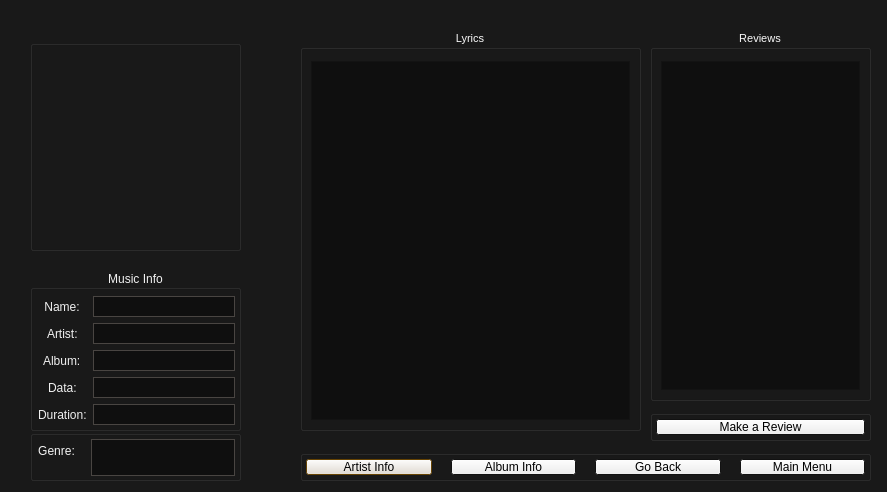
<?xml version="1.0" encoding="UTF-8"?>
<ui version="4.0">
 <class>MusicInfo</class>
 <widget class="QDialog" name="MusicInfo">
  <property name="windowModality">
   <enum>Qt::NonModal</enum>
  </property>
  <property name="geometry">
   <rect>
    <x>0</x>
    <y>0</y>
    <width>887</width>
    <height>492</height>
   </rect>
  </property>
  <property name="palette">
   <palette>
    <active>
     <colorrole role="Base">
      <brush brushstyle="SolidPattern">
       <color alpha="255">
        <red>255</red>
        <green>255</green>
        <blue>255</blue>
       </color>
      </brush>
     </colorrole>
     <colorrole role="Window">
      <brush brushstyle="SolidPattern">
       <color alpha="255">
        <red>25</red>
        <green>25</green>
        <blue>25</blue>
       </color>
      </brush>
     </colorrole>
    </active>
    <inactive>
     <colorrole role="Base">
      <brush brushstyle="SolidPattern">
       <color alpha="255">
        <red>255</red>
        <green>255</green>
        <blue>255</blue>
       </color>
      </brush>
     </colorrole>
     <colorrole role="Window">
      <brush brushstyle="SolidPattern">
       <color alpha="255">
        <red>25</red>
        <green>25</green>
        <blue>25</blue>
       </color>
      </brush>
     </colorrole>
    </inactive>
    <disabled>
     <colorrole role="Base">
      <brush brushstyle="SolidPattern">
       <color alpha="255">
        <red>25</red>
        <green>25</green>
        <blue>25</blue>
       </color>
      </brush>
     </colorrole>
     <colorrole role="Window">
      <brush brushstyle="SolidPattern">
       <color alpha="255">
        <red>25</red>
        <green>25</green>
        <blue>25</blue>
       </color>
      </brush>
     </colorrole>
    </disabled>
   </palette>
  </property>
  <property name="font">
   <font>
    <family>Arial</family>
   </font>
  </property>
  <property name="windowTitle">
   <string>Dialog</string>
  </property>
  <property name="modal">
   <bool>false</bool>
  </property>
  <widget class="QGroupBox" name="formGroupBox">
   <property name="geometry">
    <rect>
     <x>30</x>
     <y>270</y>
     <width>211</width>
     <height>161</height>
    </rect>
   </property>
   <property name="palette">
    <palette>
     <active>
      <colorrole role="WindowText">
       <brush brushstyle="SolidPattern">
        <color alpha="255">
         <red>240</red>
         <green>240</green>
         <blue>240</blue>
        </color>
       </brush>
      </colorrole>
      <colorrole role="Base">
       <brush brushstyle="SolidPattern">
        <color alpha="255">
         <red>255</red>
         <green>255</green>
         <blue>255</blue>
        </color>
       </brush>
      </colorrole>
      <colorrole role="Window">
       <brush brushstyle="SolidPattern">
        <color alpha="255">
         <red>94</red>
         <green>90</green>
         <blue>86</blue>
        </color>
       </brush>
      </colorrole>
     </active>
     <inactive>
      <colorrole role="WindowText">
       <brush brushstyle="SolidPattern">
        <color alpha="255">
         <red>240</red>
         <green>240</green>
         <blue>240</blue>
        </color>
       </brush>
      </colorrole>
      <colorrole role="Base">
       <brush brushstyle="SolidPattern">
        <color alpha="255">
         <red>255</red>
         <green>255</green>
         <blue>255</blue>
        </color>
       </brush>
      </colorrole>
      <colorrole role="Window">
       <brush brushstyle="SolidPattern">
        <color alpha="255">
         <red>94</red>
         <green>90</green>
         <blue>86</blue>
        </color>
       </brush>
      </colorrole>
     </inactive>
     <disabled>
      <colorrole role="WindowText">
       <brush brushstyle="SolidPattern">
        <color alpha="255">
         <red>120</red>
         <green>120</green>
         <blue>120</blue>
        </color>
       </brush>
      </colorrole>
      <colorrole role="Base">
       <brush brushstyle="SolidPattern">
        <color alpha="255">
         <red>94</red>
         <green>90</green>
         <blue>86</blue>
        </color>
       </brush>
      </colorrole>
      <colorrole role="Window">
       <brush brushstyle="SolidPattern">
        <color alpha="255">
         <red>94</red>
         <green>90</green>
         <blue>86</blue>
        </color>
       </brush>
      </colorrole>
     </disabled>
    </palette>
   </property>
   <property name="autoFillBackground">
    <bool>false</bool>
   </property>
   <property name="title">
    <string>Music Info</string>
   </property>
   <property name="alignment">
    <set>Qt::AlignCenter</set>
   </property>
   <layout class="QFormLayout" name="formLayout">
    <property name="fieldGrowthPolicy">
     <enum>QFormLayout::AllNonFixedFieldsGrow</enum>
    </property>
    <property name="labelAlignment">
     <set>Qt::AlignCenter</set>
    </property>
    <property name="leftMargin">
     <number>5</number>
    </property>
    <property name="topMargin">
     <number>0</number>
    </property>
    <property name="rightMargin">
     <number>3</number>
    </property>
    <property name="bottomMargin">
     <number>3</number>
    </property>
    <item row="0" column="1">
     <spacer name="verticalSpacer">
      <property name="orientation">
       <enum>Qt::Vertical</enum>
      </property>
      <property name="sizeHint" stdset="0">
       <size>
        <width>20</width>
        <height>40</height>
       </size>
      </property>
     </spacer>
    </item>
    <item row="1" column="0">
     <widget class="QLabel" name="label_2">
      <property name="text">
       <string>Name:</string>
      </property>
      <property name="alignment">
       <set>Qt::AlignCenter</set>
      </property>
     </widget>
    </item>
    <item row="1" column="1">
     <widget class="QListView" name="name">
      <property name="palette">
       <palette>
        <active>
         <colorrole role="Text">
          <brush brushstyle="SolidPattern">
           <color alpha="255">
            <red>240</red>
            <green>240</green>
            <blue>240</blue>
           </color>
          </brush>
         </colorrole>
         <colorrole role="ButtonText">
          <brush brushstyle="SolidPattern">
           <color alpha="255">
            <red>247</red>
            <green>247</green>
            <blue>247</blue>
           </color>
          </brush>
         </colorrole>
         <colorrole role="Base">
          <brush brushstyle="SolidPattern">
           <color alpha="255">
            <red>15</red>
            <green>15</green>
            <blue>15</blue>
           </color>
          </brush>
         </colorrole>
        </active>
        <inactive>
         <colorrole role="Text">
          <brush brushstyle="SolidPattern">
           <color alpha="255">
            <red>240</red>
            <green>240</green>
            <blue>240</blue>
           </color>
          </brush>
         </colorrole>
         <colorrole role="ButtonText">
          <brush brushstyle="SolidPattern">
           <color alpha="255">
            <red>247</red>
            <green>247</green>
            <blue>247</blue>
           </color>
          </brush>
         </colorrole>
         <colorrole role="Base">
          <brush brushstyle="SolidPattern">
           <color alpha="255">
            <red>15</red>
            <green>15</green>
            <blue>15</blue>
           </color>
          </brush>
         </colorrole>
        </inactive>
        <disabled>
         <colorrole role="Text">
          <brush brushstyle="SolidPattern">
           <color alpha="255">
            <red>120</red>
            <green>120</green>
            <blue>120</blue>
           </color>
          </brush>
         </colorrole>
         <colorrole role="ButtonText">
          <brush brushstyle="SolidPattern">
           <color alpha="255">
            <red>120</red>
            <green>120</green>
            <blue>120</blue>
           </color>
          </brush>
         </colorrole>
         <colorrole role="Base">
          <brush brushstyle="SolidPattern">
           <color alpha="255">
            <red>94</red>
            <green>90</green>
            <blue>86</blue>
           </color>
          </brush>
         </colorrole>
        </disabled>
       </palette>
      </property>
     </widget>
    </item>
    <item row="2" column="0">
     <widget class="QLabel" name="label_3">
      <property name="text">
       <string>Artist:</string>
      </property>
     </widget>
    </item>
    <item row="2" column="1">
     <widget class="QListView" name="artist">
      <property name="palette">
       <palette>
        <active>
         <colorrole role="Text">
          <brush brushstyle="SolidPattern">
           <color alpha="255">
            <red>240</red>
            <green>240</green>
            <blue>240</blue>
           </color>
          </brush>
         </colorrole>
         <colorrole role="Base">
          <brush brushstyle="SolidPattern">
           <color alpha="255">
            <red>15</red>
            <green>15</green>
            <blue>15</blue>
           </color>
          </brush>
         </colorrole>
        </active>
        <inactive>
         <colorrole role="Text">
          <brush brushstyle="SolidPattern">
           <color alpha="255">
            <red>240</red>
            <green>240</green>
            <blue>240</blue>
           </color>
          </brush>
         </colorrole>
         <colorrole role="Base">
          <brush brushstyle="SolidPattern">
           <color alpha="255">
            <red>15</red>
            <green>15</green>
            <blue>15</blue>
           </color>
          </brush>
         </colorrole>
        </inactive>
        <disabled>
         <colorrole role="Text">
          <brush brushstyle="SolidPattern">
           <color alpha="255">
            <red>120</red>
            <green>120</green>
            <blue>120</blue>
           </color>
          </brush>
         </colorrole>
         <colorrole role="Base">
          <brush brushstyle="SolidPattern">
           <color alpha="255">
            <red>94</red>
            <green>90</green>
            <blue>86</blue>
           </color>
          </brush>
         </colorrole>
        </disabled>
       </palette>
      </property>
      <property name="autoFillBackground">
       <bool>true</bool>
      </property>
     </widget>
    </item>
    <item row="3" column="0">
     <widget class="QLabel" name="label_4">
      <property name="text">
       <string>Album:</string>
      </property>
     </widget>
    </item>
    <item row="3" column="1">
     <widget class="QListView" name="album">
      <property name="palette">
       <palette>
        <active>
         <colorrole role="Text">
          <brush brushstyle="SolidPattern">
           <color alpha="255">
            <red>240</red>
            <green>240</green>
            <blue>240</blue>
           </color>
          </brush>
         </colorrole>
         <colorrole role="Base">
          <brush brushstyle="SolidPattern">
           <color alpha="255">
            <red>15</red>
            <green>15</green>
            <blue>15</blue>
           </color>
          </brush>
         </colorrole>
        </active>
        <inactive>
         <colorrole role="Text">
          <brush brushstyle="SolidPattern">
           <color alpha="255">
            <red>240</red>
            <green>240</green>
            <blue>240</blue>
           </color>
          </brush>
         </colorrole>
         <colorrole role="Base">
          <brush brushstyle="SolidPattern">
           <color alpha="255">
            <red>15</red>
            <green>15</green>
            <blue>15</blue>
           </color>
          </brush>
         </colorrole>
        </inactive>
        <disabled>
         <colorrole role="Text">
          <brush brushstyle="SolidPattern">
           <color alpha="255">
            <red>120</red>
            <green>120</green>
            <blue>120</blue>
           </color>
          </brush>
         </colorrole>
         <colorrole role="Base">
          <brush brushstyle="SolidPattern">
           <color alpha="255">
            <red>94</red>
            <green>90</green>
            <blue>86</blue>
           </color>
          </brush>
         </colorrole>
        </disabled>
       </palette>
      </property>
      <property name="autoFillBackground">
       <bool>true</bool>
      </property>
     </widget>
    </item>
    <item row="4" column="0">
     <widget class="QLabel" name="label_5">
      <property name="text">
       <string>Data:</string>
      </property>
     </widget>
    </item>
    <item row="4" column="1">
     <widget class="QListView" name="data">
      <property name="palette">
       <palette>
        <active>
         <colorrole role="Text">
          <brush brushstyle="SolidPattern">
           <color alpha="255">
            <red>240</red>
            <green>240</green>
            <blue>240</blue>
           </color>
          </brush>
         </colorrole>
         <colorrole role="Base">
          <brush brushstyle="SolidPattern">
           <color alpha="255">
            <red>15</red>
            <green>15</green>
            <blue>15</blue>
           </color>
          </brush>
         </colorrole>
        </active>
        <inactive>
         <colorrole role="Text">
          <brush brushstyle="SolidPattern">
           <color alpha="255">
            <red>240</red>
            <green>240</green>
            <blue>240</blue>
           </color>
          </brush>
         </colorrole>
         <colorrole role="Base">
          <brush brushstyle="SolidPattern">
           <color alpha="255">
            <red>15</red>
            <green>15</green>
            <blue>15</blue>
           </color>
          </brush>
         </colorrole>
        </inactive>
        <disabled>
         <colorrole role="Text">
          <brush brushstyle="SolidPattern">
           <color alpha="255">
            <red>120</red>
            <green>120</green>
            <blue>120</blue>
           </color>
          </brush>
         </colorrole>
         <colorrole role="Base">
          <brush brushstyle="SolidPattern">
           <color alpha="255">
            <red>94</red>
            <green>90</green>
            <blue>86</blue>
           </color>
          </brush>
         </colorrole>
        </disabled>
       </palette>
      </property>
      <property name="autoFillBackground">
       <bool>true</bool>
      </property>
     </widget>
    </item>
    <item row="5" column="0">
     <widget class="QLabel" name="label_6">
      <property name="text">
       <string>Duration:</string>
      </property>
     </widget>
    </item>
    <item row="5" column="1">
     <widget class="QListView" name="duration">
      <property name="palette">
       <palette>
        <active>
         <colorrole role="Text">
          <brush brushstyle="SolidPattern">
           <color alpha="255">
            <red>240</red>
            <green>240</green>
            <blue>240</blue>
           </color>
          </brush>
         </colorrole>
         <colorrole role="Base">
          <brush brushstyle="SolidPattern">
           <color alpha="255">
            <red>15</red>
            <green>15</green>
            <blue>15</blue>
           </color>
          </brush>
         </colorrole>
        </active>
        <inactive>
         <colorrole role="Text">
          <brush brushstyle="SolidPattern">
           <color alpha="255">
            <red>240</red>
            <green>240</green>
            <blue>240</blue>
           </color>
          </brush>
         </colorrole>
         <colorrole role="Base">
          <brush brushstyle="SolidPattern">
           <color alpha="255">
            <red>15</red>
            <green>15</green>
            <blue>15</blue>
           </color>
          </brush>
         </colorrole>
        </inactive>
        <disabled>
         <colorrole role="Text">
          <brush brushstyle="SolidPattern">
           <color alpha="255">
            <red>120</red>
            <green>120</green>
            <blue>120</blue>
           </color>
          </brush>
         </colorrole>
         <colorrole role="Base">
          <brush brushstyle="SolidPattern">
           <color alpha="255">
            <red>94</red>
            <green>90</green>
            <blue>86</blue>
           </color>
          </brush>
         </colorrole>
        </disabled>
       </palette>
      </property>
      <property name="autoFillBackground">
       <bool>true</bool>
      </property>
     </widget>
    </item>
   </layout>
  </widget>
  <widget class="QGroupBox" name="LyricsG">
   <property name="geometry">
    <rect>
     <x>300</x>
     <y>30</y>
     <width>341</width>
     <height>401</height>
    </rect>
   </property>
   <property name="palette">
    <palette>
     <active>
      <colorrole role="WindowText">
       <brush brushstyle="SolidPattern">
        <color alpha="255">
         <red>250</red>
         <green>250</green>
         <blue>250</blue>
        </color>
       </brush>
      </colorrole>
     </active>
     <inactive>
      <colorrole role="WindowText">
       <brush brushstyle="SolidPattern">
        <color alpha="255">
         <red>250</red>
         <green>250</green>
         <blue>250</blue>
        </color>
       </brush>
      </colorrole>
     </inactive>
     <disabled>
      <colorrole role="WindowText">
       <brush brushstyle="SolidPattern">
        <color alpha="255">
         <red>120</red>
         <green>120</green>
         <blue>120</blue>
        </color>
       </brush>
      </colorrole>
     </disabled>
    </palette>
   </property>
   <property name="font">
    <font>
     <family>Arial</family>
     <pointsize>8</pointsize>
    </font>
   </property>
   <property name="title">
    <string>Lyrics</string>
   </property>
   <property name="alignment">
    <set>Qt::AlignCenter</set>
   </property>
   <layout class="QGridLayout" name="gridLayout">
    <property name="leftMargin">
     <number>8</number>
    </property>
    <property name="topMargin">
     <number>12</number>
    </property>
    <property name="rightMargin">
     <number>8</number>
    </property>
    <property name="bottomMargin">
     <number>8</number>
    </property>
    <item row="0" column="1">
     <widget class="QListView" name="Lyrics">
      <property name="palette">
       <palette>
        <active>
         <colorrole role="Text">
          <brush brushstyle="SolidPattern">
           <color alpha="255">
            <red>247</red>
            <green>247</green>
            <blue>247</blue>
           </color>
          </brush>
         </colorrole>
         <colorrole role="Base">
          <brush brushstyle="SolidPattern">
           <color alpha="255">
            <red>15</red>
            <green>15</green>
            <blue>15</blue>
           </color>
          </brush>
         </colorrole>
        </active>
        <inactive>
         <colorrole role="Text">
          <brush brushstyle="SolidPattern">
           <color alpha="255">
            <red>247</red>
            <green>247</green>
            <blue>247</blue>
           </color>
          </brush>
         </colorrole>
         <colorrole role="Base">
          <brush brushstyle="SolidPattern">
           <color alpha="255">
            <red>15</red>
            <green>15</green>
            <blue>15</blue>
           </color>
          </brush>
         </colorrole>
        </inactive>
        <disabled>
         <colorrole role="Text">
          <brush brushstyle="SolidPattern">
           <color alpha="255">
            <red>120</red>
            <green>120</green>
            <blue>120</blue>
           </color>
          </brush>
         </colorrole>
         <colorrole role="Base">
          <brush brushstyle="SolidPattern">
           <color alpha="255">
            <red>25</red>
            <green>25</green>
            <blue>25</blue>
           </color>
          </brush>
         </colorrole>
        </disabled>
       </palette>
      </property>
      <property name="autoFillBackground">
       <bool>true</bool>
      </property>
     </widget>
    </item>
   </layout>
  </widget>
  <widget class="QGroupBox" name="GenreG">
   <property name="geometry">
    <rect>
     <x>30</x>
     <y>430</y>
     <width>211</width>
     <height>51</height>
    </rect>
   </property>
   <property name="palette">
    <palette>
     <active>
      <colorrole role="WindowText">
       <brush brushstyle="SolidPattern">
        <color alpha="255">
         <red>243</red>
         <green>243</green>
         <blue>243</blue>
        </color>
       </brush>
      </colorrole>
      <colorrole role="Base">
       <brush brushstyle="SolidPattern">
        <color alpha="255">
         <red>255</red>
         <green>255</green>
         <blue>255</blue>
        </color>
       </brush>
      </colorrole>
      <colorrole role="Window">
       <brush brushstyle="SolidPattern">
        <color alpha="255">
         <red>94</red>
         <green>90</green>
         <blue>86</blue>
        </color>
       </brush>
      </colorrole>
     </active>
     <inactive>
      <colorrole role="WindowText">
       <brush brushstyle="SolidPattern">
        <color alpha="255">
         <red>243</red>
         <green>243</green>
         <blue>243</blue>
        </color>
       </brush>
      </colorrole>
      <colorrole role="Base">
       <brush brushstyle="SolidPattern">
        <color alpha="255">
         <red>255</red>
         <green>255</green>
         <blue>255</blue>
        </color>
       </brush>
      </colorrole>
      <colorrole role="Window">
       <brush brushstyle="SolidPattern">
        <color alpha="255">
         <red>94</red>
         <green>90</green>
         <blue>86</blue>
        </color>
       </brush>
      </colorrole>
     </inactive>
     <disabled>
      <colorrole role="WindowText">
       <brush brushstyle="SolidPattern">
        <color alpha="255">
         <red>120</red>
         <green>120</green>
         <blue>120</blue>
        </color>
       </brush>
      </colorrole>
      <colorrole role="Base">
       <brush brushstyle="SolidPattern">
        <color alpha="255">
         <red>94</red>
         <green>90</green>
         <blue>86</blue>
        </color>
       </brush>
      </colorrole>
      <colorrole role="Window">
       <brush brushstyle="SolidPattern">
        <color alpha="255">
         <red>94</red>
         <green>90</green>
         <blue>86</blue>
        </color>
       </brush>
      </colorrole>
     </disabled>
    </palette>
   </property>
   <property name="autoFillBackground">
    <bool>false</bool>
   </property>
   <property name="title">
    <string/>
   </property>
   <property name="alignment">
    <set>Qt::AlignCenter</set>
   </property>
   <layout class="QFormLayout" name="formLayout_2">
    <property name="fieldGrowthPolicy">
     <enum>QFormLayout::AllNonFixedFieldsGrow</enum>
    </property>
    <property name="labelAlignment">
     <set>Qt::AlignCenter</set>
    </property>
    <property name="horizontalSpacing">
     <number>16</number>
    </property>
    <property name="leftMargin">
     <number>5</number>
    </property>
    <property name="topMargin">
     <number>3</number>
    </property>
    <property name="rightMargin">
     <number>3</number>
    </property>
    <property name="bottomMargin">
     <number>2</number>
    </property>
    <item row="0" column="0">
     <widget class="QLabel" name="label_7">
      <property name="text">
       <string>Genre:</string>
      </property>
      <property name="alignment">
       <set>Qt::AlignCenter</set>
      </property>
     </widget>
    </item>
    <item row="0" column="1">
     <widget class="QListView" name="genre">
      <property name="palette">
       <palette>
        <active>
         <colorrole role="Text">
          <brush brushstyle="SolidPattern">
           <color alpha="255">
            <red>240</red>
            <green>240</green>
            <blue>240</blue>
           </color>
          </brush>
         </colorrole>
         <colorrole role="Base">
          <brush brushstyle="SolidPattern">
           <color alpha="255">
            <red>15</red>
            <green>15</green>
            <blue>15</blue>
           </color>
          </brush>
         </colorrole>
        </active>
        <inactive>
         <colorrole role="Text">
          <brush brushstyle="SolidPattern">
           <color alpha="255">
            <red>240</red>
            <green>240</green>
            <blue>240</blue>
           </color>
          </brush>
         </colorrole>
         <colorrole role="Base">
          <brush brushstyle="SolidPattern">
           <color alpha="255">
            <red>15</red>
            <green>15</green>
            <blue>15</blue>
           </color>
          </brush>
         </colorrole>
        </inactive>
        <disabled>
         <colorrole role="Text">
          <brush brushstyle="SolidPattern">
           <color alpha="255">
            <red>120</red>
            <green>120</green>
            <blue>120</blue>
           </color>
          </brush>
         </colorrole>
         <colorrole role="Base">
          <brush brushstyle="SolidPattern">
           <color alpha="255">
            <red>94</red>
            <green>90</green>
            <blue>86</blue>
           </color>
          </brush>
         </colorrole>
        </disabled>
       </palette>
      </property>
      <property name="autoFillBackground">
       <bool>true</bool>
      </property>
     </widget>
    </item>
   </layout>
  </widget>
  <widget class="QGroupBox" name="Logo">
   <property name="geometry">
    <rect>
     <x>30</x>
     <y>40</y>
     <width>211</width>
     <height>211</height>
    </rect>
   </property>
   <layout class="QGridLayout" name="gridLayout_2">
    <item row="0" column="0">
     <widget class="QLabel" name="label">
      <property name="palette">
       <palette>
        <active>
         <colorrole role="Base">
          <brush brushstyle="SolidPattern">
           <color alpha="255">
            <red>255</red>
            <green>255</green>
            <blue>255</blue>
           </color>
          </brush>
         </colorrole>
         <colorrole role="Window">
          <brush brushstyle="SolidPattern">
           <color alpha="255">
            <red>94</red>
            <green>90</green>
            <blue>86</blue>
           </color>
          </brush>
         </colorrole>
        </active>
        <inactive>
         <colorrole role="Base">
          <brush brushstyle="SolidPattern">
           <color alpha="255">
            <red>255</red>
            <green>255</green>
            <blue>255</blue>
           </color>
          </brush>
         </colorrole>
         <colorrole role="Window">
          <brush brushstyle="SolidPattern">
           <color alpha="255">
            <red>94</red>
            <green>90</green>
            <blue>86</blue>
           </color>
          </brush>
         </colorrole>
        </inactive>
        <disabled>
         <colorrole role="Base">
          <brush brushstyle="SolidPattern">
           <color alpha="255">
            <red>94</red>
            <green>90</green>
            <blue>86</blue>
           </color>
          </brush>
         </colorrole>
         <colorrole role="Window">
          <brush brushstyle="SolidPattern">
           <color alpha="255">
            <red>94</red>
            <green>90</green>
            <blue>86</blue>
           </color>
          </brush>
         </colorrole>
        </disabled>
       </palette>
      </property>
      <property name="autoFillBackground">
       <bool>false</bool>
      </property>
      <property name="text">
       <string/>
      </property>
      <property name="pixmap">
       <pixmap resource="resources.qrc">:/Logos/resources/logos/MusicLogo2.png</pixmap>
      </property>
      <property name="scaledContents">
       <bool>true</bool>
      </property>
     </widget>
    </item>
   </layout>
  </widget>
  <widget class="QGroupBox" name="ReviewsG">
   <property name="geometry">
    <rect>
     <x>650</x>
     <y>30</y>
     <width>221</width>
     <height>371</height>
    </rect>
   </property>
   <property name="palette">
    <palette>
     <active>
      <colorrole role="WindowText">
       <brush brushstyle="SolidPattern">
        <color alpha="255">
         <red>250</red>
         <green>250</green>
         <blue>250</blue>
        </color>
       </brush>
      </colorrole>
     </active>
     <inactive>
      <colorrole role="WindowText">
       <brush brushstyle="SolidPattern">
        <color alpha="255">
         <red>250</red>
         <green>250</green>
         <blue>250</blue>
        </color>
       </brush>
      </colorrole>
     </inactive>
     <disabled>
      <colorrole role="WindowText">
       <brush brushstyle="SolidPattern">
        <color alpha="255">
         <red>120</red>
         <green>120</green>
         <blue>120</blue>
        </color>
       </brush>
      </colorrole>
     </disabled>
    </palette>
   </property>
   <property name="font">
    <font>
     <family>Arial</family>
     <pointsize>8</pointsize>
    </font>
   </property>
   <property name="title">
    <string>Reviews</string>
   </property>
   <property name="alignment">
    <set>Qt::AlignCenter</set>
   </property>
   <layout class="QGridLayout" name="gridLayout_3">
    <property name="leftMargin">
     <number>8</number>
    </property>
    <property name="topMargin">
     <number>12</number>
    </property>
    <property name="rightMargin">
     <number>8</number>
    </property>
    <property name="bottomMargin">
     <number>8</number>
    </property>
    <item row="0" column="0">
     <widget class="QTableView" name="Reviews">
      <property name="palette">
       <palette>
        <active>
         <colorrole role="Text">
          <brush brushstyle="SolidPattern">
           <color alpha="255">
            <red>240</red>
            <green>240</green>
            <blue>240</blue>
           </color>
          </brush>
         </colorrole>
         <colorrole role="Base">
          <brush brushstyle="SolidPattern">
           <color alpha="255">
            <red>15</red>
            <green>15</green>
            <blue>15</blue>
           </color>
          </brush>
         </colorrole>
        </active>
        <inactive>
         <colorrole role="Text">
          <brush brushstyle="SolidPattern">
           <color alpha="255">
            <red>240</red>
            <green>240</green>
            <blue>240</blue>
           </color>
          </brush>
         </colorrole>
         <colorrole role="Base">
          <brush brushstyle="SolidPattern">
           <color alpha="255">
            <red>15</red>
            <green>15</green>
            <blue>15</blue>
           </color>
          </brush>
         </colorrole>
        </inactive>
        <disabled>
         <colorrole role="Text">
          <brush brushstyle="SolidPattern">
           <color alpha="255">
            <red>120</red>
            <green>120</green>
            <blue>120</blue>
           </color>
          </brush>
         </colorrole>
         <colorrole role="Base">
          <brush brushstyle="SolidPattern">
           <color alpha="255">
            <red>25</red>
            <green>25</green>
            <blue>25</blue>
           </color>
          </brush>
         </colorrole>
        </disabled>
       </palette>
      </property>
      <property name="autoFillBackground">
       <bool>true</bool>
      </property>
     </widget>
    </item>
   </layout>
  </widget>
  <widget class="QGroupBox" name="horizontalGroupBox">
   <property name="geometry">
    <rect>
     <x>300</x>
     <y>450</y>
     <width>571</width>
     <height>31</height>
    </rect>
   </property>
   <layout class="QHBoxLayout" name="horizontalLayout">
    <property name="spacing">
     <number>19</number>
    </property>
    <property name="leftMargin">
     <number>3</number>
    </property>
    <property name="topMargin">
     <number>3</number>
    </property>
    <property name="rightMargin">
     <number>3</number>
    </property>
    <property name="bottomMargin">
     <number>3</number>
    </property>
    <item>
     <widget class="QPushButton" name="ArtistB">
      <property name="palette">
       <palette>
        <active>
         <colorrole role="Highlight">
          <brush brushstyle="SolidPattern">
           <color alpha="255">
            <red>128</red>
            <green>84</green>
            <blue>3</blue>
           </color>
          </brush>
         </colorrole>
         <colorrole role="Link">
          <brush brushstyle="SolidPattern">
           <color alpha="255">
            <red>133</red>
            <green>89</green>
            <blue>8</blue>
           </color>
          </brush>
         </colorrole>
        </active>
        <inactive>
         <colorrole role="Highlight">
          <brush brushstyle="SolidPattern">
           <color alpha="255">
            <red>128</red>
            <green>84</green>
            <blue>3</blue>
           </color>
          </brush>
         </colorrole>
         <colorrole role="Link">
          <brush brushstyle="SolidPattern">
           <color alpha="255">
            <red>133</red>
            <green>89</green>
            <blue>8</blue>
           </color>
          </brush>
         </colorrole>
        </inactive>
        <disabled>
         <colorrole role="Highlight">
          <brush brushstyle="SolidPattern">
           <color alpha="255">
            <red>133</red>
            <green>89</green>
            <blue>8</blue>
           </color>
          </brush>
         </colorrole>
         <colorrole role="Link">
          <brush brushstyle="SolidPattern">
           <color alpha="255">
            <red>133</red>
            <green>89</green>
            <blue>8</blue>
           </color>
          </brush>
         </colorrole>
        </disabled>
       </palette>
      </property>
      <property name="text">
       <string>Artist Info</string>
      </property>
     </widget>
    </item>
    <item>
     <widget class="QPushButton" name="AlbumB">
      <property name="text">
       <string>Album Info</string>
      </property>
     </widget>
    </item>
    <item>
     <widget class="QPushButton" name="GoBackB">
      <property name="text">
       <string>Go Back</string>
      </property>
     </widget>
    </item>
    <item>
     <widget class="QPushButton" name="MainB">
      <property name="text">
       <string>Main Menu</string>
      </property>
     </widget>
    </item>
   </layout>
  </widget>
  <widget class="QGroupBox" name="horizontalGroupBox_2">
   <property name="geometry">
    <rect>
     <x>650</x>
     <y>410</y>
     <width>221</width>
     <height>31</height>
    </rect>
   </property>
   <layout class="QHBoxLayout" name="horizontalLayout_2">
    <property name="spacing">
     <number>19</number>
    </property>
    <property name="leftMargin">
     <number>3</number>
    </property>
    <property name="topMargin">
     <number>3</number>
    </property>
    <property name="rightMargin">
     <number>3</number>
    </property>
    <property name="bottomMargin">
     <number>3</number>
    </property>
    <item>
     <widget class="QPushButton" name="MainB_2">
      <property name="text">
       <string>Make a Review</string>
      </property>
     </widget>
    </item>
   </layout>
  </widget>
 </widget>
 <resources>
  <include location="resources.qrc"/>
 </resources>
 <connections/>
</ui>
